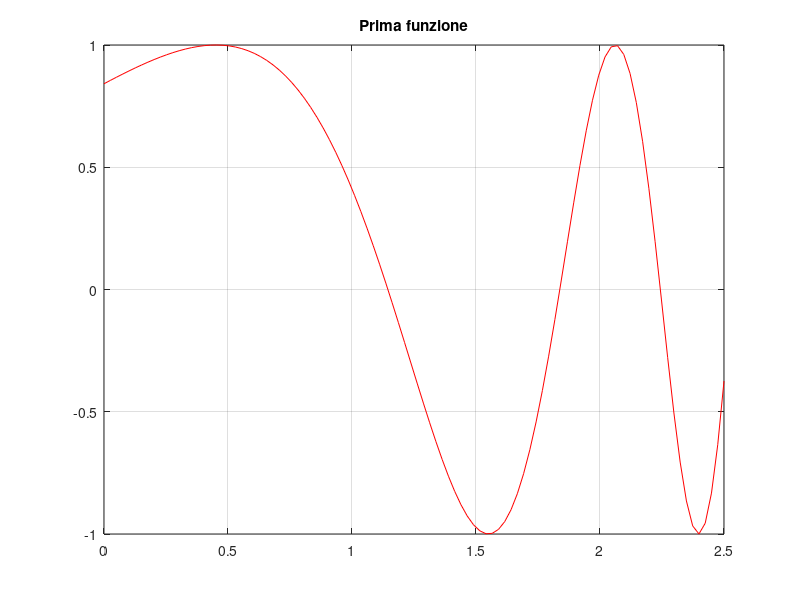
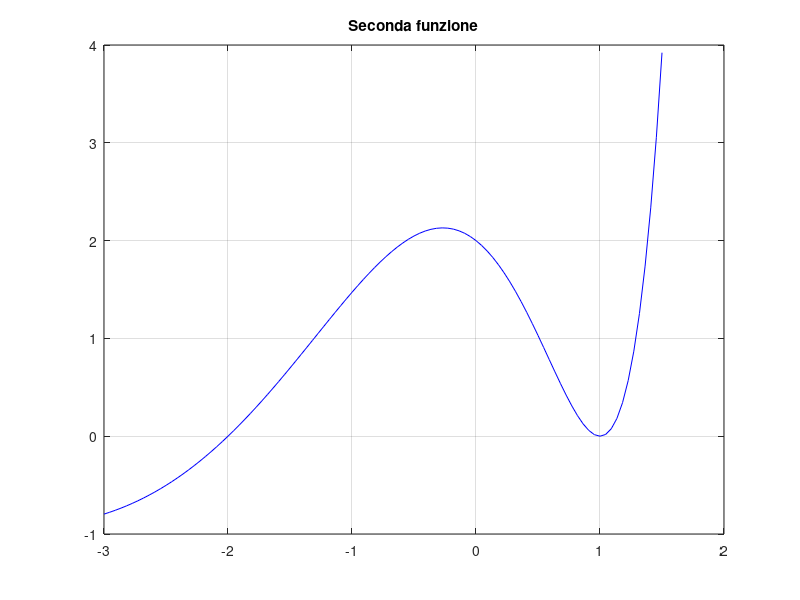

Recreate these plots in MATLAB, in order.
% Esercizio 03

% Dati
x1 = linspace(0,2.5);
x2 = linspace(-3,1.5);
op1 = "r";
op2 = "b";

% Richieste
e = exp(1);
f1 = sin(e.^x1)
f2 = (x2.^3 - 3*x2 + 2).*(e.^x2);

figure(1)
plot(x1,f1,op1)
grid on
title("Prima funzione")

figure(2)
plot(x2,f2,op2)
grid on
title("Seconda funzione")
